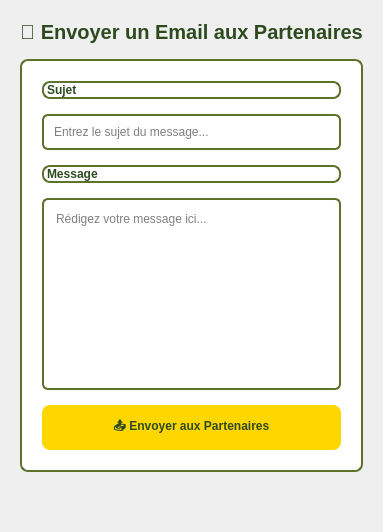
          <widget class="QWidget" name="mailingTab">
           <attribute name="title">
            <string>Mailing</string>
           </attribute>
           <layout class="QVBoxLayout">
            <property name="spacing">
             <number>15</number>
            </property>
            <property name="margin" stdset="0">
             <number>20</number>
            </property>
            <item>
             <widget class="QLabel" name="mailingHeaderLabel">
              <property name="styleSheet">
               <string>font-size: 20px; color: #2d4a1f; font-weight: bold;</string>
              </property>
              <property name="text">
               <string>📧 Envoyer un Email aux Partenaires</string>
              </property>
              <property name="alignment">
               <set>Qt::AlignmentFlag::AlignCenter</set>
              </property>
             </widget>
            </item>
            <item>
             <widget class="QFrame" name="mailingFrame">
              <property name="styleSheet">
               <string>background: white; border: 2px solid #5d732c; border-radius: 8px;</string>
              </property>
              <layout class="QVBoxLayout">
               <property name="spacing">
                <number>15</number>
               </property>
               <property name="margin" stdset="0">
                <number>20</number>
               </property>
               <item>
                <widget class="QLabel" name="subjectLabel">
                 <property name="styleSheet">
                  <string>color: #2d4a1f; font-weight: bold;</string>
                 </property>
                 <property name="text">
                  <string>Sujet</string>
                 </property>
                </widget>
               </item>
               <item>
                <widget class="QLineEdit" name="subjectLineEdit">
                 <property name="styleSheet">
                  <string>padding: 8px; border: 2px solid #5d732c; border-radius: 6px;</string>
                 </property>
                 <property name="placeholderText">
                  <string>Entrez le sujet du message...</string>
                 </property>
                </widget>
               </item>
               <item>
                <widget class="QLabel" name="messageLabel">
                 <property name="styleSheet">
                  <string>color: #2d4a1f; font-weight: bold;</string>
                 </property>
                 <property name="text">
                  <string>Message</string>
                 </property>
                </widget>
               </item>
               <item>
                <widget class="QTextEdit" name="messageTextEdit">
                 <property name="styleSheet">
                  <string>padding: 8px; border: 2px solid #5d732c; border-radius: 6px;</string>
                 </property>
                 <property name="placeholderText">
                  <string>Rédigez votre message ici...</string>
                 </property>
                </widget>
               </item>
               <item>
                <widget class="QPushButton" name="sendMailButton">
                 <property name="styleSheet">
                  <string>background: #ffd700; color: #2d4a1f; border: none; padding: 12px 30px; border-radius: 8px; font-weight: bold;</string>
                 </property>
                 <property name="text">
                  <string>📤 Envoyer aux Partenaires</string>
                 </property>
                </widget>
               </item>
              </layout>
             </widget>
            </item>
            <item>
             <spacer>
              <property name="orientation">
               <enum>Qt::Orientation::Vertical</enum>
              </property>
              <property name="sizeHint" stdset="0">
               <size>
                <width>20</width>
                <height>40</height>
               </size>
              </property>
             </spacer>
            </item>
           </layout>
          </widget>
